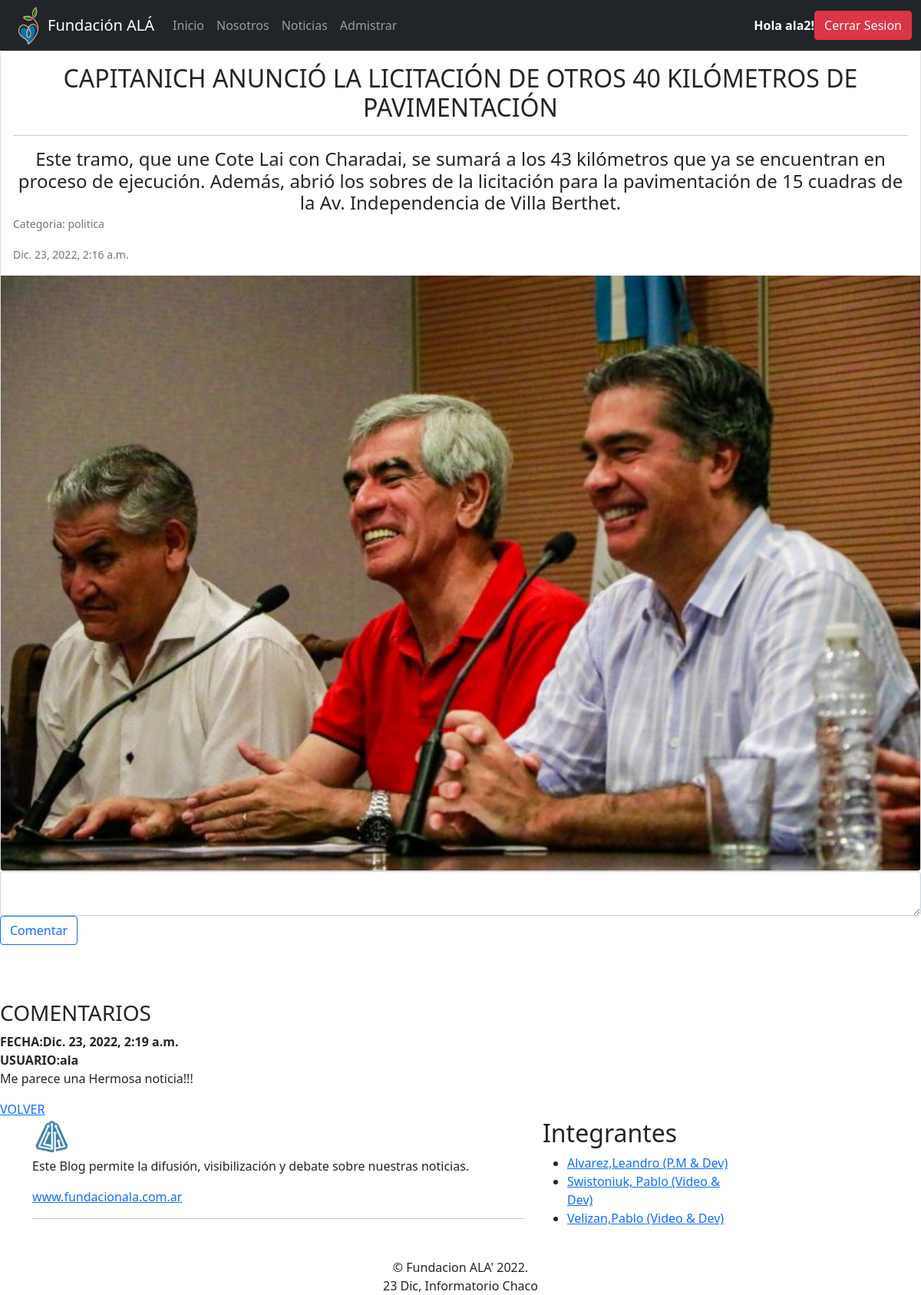
The app's page /Noticias/Detalle/9 (signed in) with its own data.
### apps/usuarios/models.py (models this page shows)
class Usuario(AbstractUser):
	pass

### apps/noticias/models.py (models this page shows, shortened)
class Noticia(models.Model):
	titulo = models.CharField(max_length = 150)
	cuerpo = models.TextField()
	imagen = models.ImageField(upload_to = 'noticias')
	categoria_noticia = models.ForeignKey(Categoria, on_delete = models.CASCADE)
	fecha = models.DateTimeField(auto_now_add=True)

class Categoria(models.Model):
	nombre = models.CharField(max_length = 60)
	def __str__(self):
		return self.nombre

class Comentario(models.Model):
	usuario = models.ForeignKey(Usuario, on_delete = models.CASCADE)
	texto = models.TextField(max_length = 1500)
	noticia = models.ForeignKey(Noticia, on_delete = models.CASCADE)
	fecha = models.DateTimeField(auto_now_add=True)

### apps/noticias/views.py (the view)
# urls.py: path('Detalle/<int:pk>', views.Detalle_Noticias, name = 'detalle'),
def Detalle_Noticias(request, pk):
	contexto = {}
	n = Noticia.objects.get(pk = pk) #RETORNA SOLO UN OBEJTO
	contexto['noticia'] = n
	c = Comentario.objects.filter(noticia = n)
	contexto['comentarios'] = c
	return render(request, 'noticias/detalle.html',contexto)

### templates/noticias/detalle.html (shortened to what this page needs)
{% extends 'base.html' %}
{% load static %}
{% block contenido %}
<div class="card">
	<div class="card-body">
		<center>
			<h2 class="card-title">{{noticia.titulo}}</h2>
			<hr>
			<h4 class="card-text" >{{noticia.cuerpo}}</h4>
		</center>
		<p class="card-text"><small class="text-muted">Categoria: {{noticia.categoria_noticia}}</small></p>
		<p class="card-text"><small class="text-muted">{{noticia.fecha}}</small></p>
	</div>
	<img src="{{noticia.imagen.url}}" class="card-img-bottom" alt="...">
</div>
			<form method="POST" action="{% url 'noticias:comentar' %}">{% csrf_token %}
			<div class="form-floating">
				<textarea class="form-control" name="comentario" maxlength="1500" width='50px'></textarea>
			  </div>
			<button type="submit"  value="Comentar" class="btn btn-outline-primary">Comentar</button>
		</form>
		<br><br><br>
		<h3>COMENTARIOS</h3>
		{% for com in comentarios %}
		<strong>FECHA:{{com.fecha}}</strong><br>
		<strong>USUARIO:{{com.usuario}}</strong><br>
		<p>{{com.texto}}</p>
		{% endfor %}
		<a href="{% url 'noticias:listar' %}">VOLVER</a>
{% endblock contenido %}

### templates/base.html (shortened to what this page needs)
{% load static %}
<!DOCTYPE html>
<html lang="es">
<head>
    <link  href="https://cdn.jsdelivr.net/npm/bootstrap@5.0.2/dist/css/bootstrap.min.css" rel="stylesheet">
	<link rel="stylesheet" href="../static/css/main.css">
</head>
<body class="contenedor">
	<nav class="navbar navbar-expand-lg navbar-dark bg-dark"  >
		<div class="container-fluid">
			<img class="logo" src="{% static '../static/img/logo-ala.png'%}" alt="" width="50" height="50">
		  <a class="navbar-brand" href="{% url 'home' %}">Fundación ALÁ</a>
		  <div class="collapse navbar-collapse" id="navbarScroll">
			<ul class="navbar-nav me-auto my-2 my-lg-0 navbar-nav-scroll" style="--bs-scroll-height: 100px;">
			  <li class="nav-item">
				<a class="nav-link " aria-current="page" href="{% url 'home' %}">Inicio</a>
			  </li>
			  <li class="nav-item">
				<a class="nav-link" href="{% url 'nosotros' %}">Nosotros</a>
			  </li>
			  <li class="nav-item">
				<a class="nav-link " href="{% url 'noticias:listar' %}" tabindex="-1" aria-disabled="true">Noticias</a>
			  </li>
			  <li class="nav-item">
				<a class="nav-link " aria-current="page" href="{% url 'admin:login' %}">Admistrar</a>
			  </li>
			</ul>
		  </div>
		  {% if user.is_authenticated %}
			<strong style="color: white" >Hola {{ user.username }}!</strong>
			<a href="{% url 'logout' %}"><button type="button" class="btn btn-danger">Cerrar Sesion</button></a>
		{% else %}
		  	<div>
				  <a href="{% url 'login' %}"> <button type="button" class="btn btn-success">Iniciar Sesion</button></a>
				  <a href="{% url 'usuarios:registro' %}"><button type="button" class="btn btn-primary">Registrarse</button></a>
			</div>
		{% endif %}
		</div>
	  </nav>
	<div class="bloque">
	{% block contenido %}
	{% endblock contenido %}
	</div>
	<footer class="footer">
		<div class="container">
			<div class="row">
				<div class="col-lg-7">
					<div class="widget">
						<div class="footer-text text-left">
							<a href="{% url 'home' %}"><img src="{%static 'img/logo.png'%}" alt="" width="50" height="50" class="img-fluid"></a>
							<p>Este Blog permite la difusión, visibilización y debate sobre nuestras noticias.</p>
							<div class="social">
								<a href="#" data-toggle="tooltip" data-placement="bottom" title="Facebook"> www.fundacionala.com.ar</a>
							</div>
							<hr class="invis">
						</div>
					</div>
				</div>
				<div class="col-lg-3 col-md-12 col-sm-12 col-xs-12 ml-5">
					<div class="widget">
						<h2 class="widget-title">Integrantes</h2>
						<div class="link-widget">
							<ul>
								<li><a href="https://www.linkedin.com/in/leandromalvarez/" target="_blank" >Alvarez,Leandro <span>(P.M & Dev)</span> </a></li>
								<li><a href="https://www.linkedin.com/in/pablo-swistoniuk-316761120/" target="_blank" >Swistoniuk, Pablo <span>(Video & Dev)</span> </a></li>
								<li><a href="https://www.linkedin.com/in/pablo-velizan-5237a8170/" target="_blank" >Velizan,Pablo <span>(Video & Dev)</span> </a></li>
							</ul>
						</div>
					</div>
				</div>
			</div>
			<div class="row">
				<div class="col-md-12 text-center">
					<br>
					<div class="copyright">&copy; Fundacion ALA' {% now "Y" %}. <br> {% now "d M" %}, Informatorio Chaco</div>
				</div>
			</div>
		</div>
	</footer>
</body>
</html>

### static/css/main.css (style rules this page uses)
.bg-dark { background-color: blue; }

### records on screen
Usuario: username "ala2"
Noticia: titulo "CAPITANICH ANUNCIÓ LA LICITACIÓN DE OTROS 40 KILÓMETROS DE PAVIMENTACIÓN", cuerpo "Este tramo, que une Cote Lai con Charadai, se sumará a los 43 kilómetros que ya se encuentran en proceso de ejecución. Además, abrió los sobres de la licitación para la pavimentación de 15 cuadras de la Av. Independencia de Villa Berthet.", categoria_noticia "politica", fecha "Dic. 23, 2022, 2:16 a.m.", imagen (picture)
Comentario: fecha "Dic. 23, 2022, 2:19 a.m.", usuario "ala", texto "Me parece una Hermosa noticia!!!"
